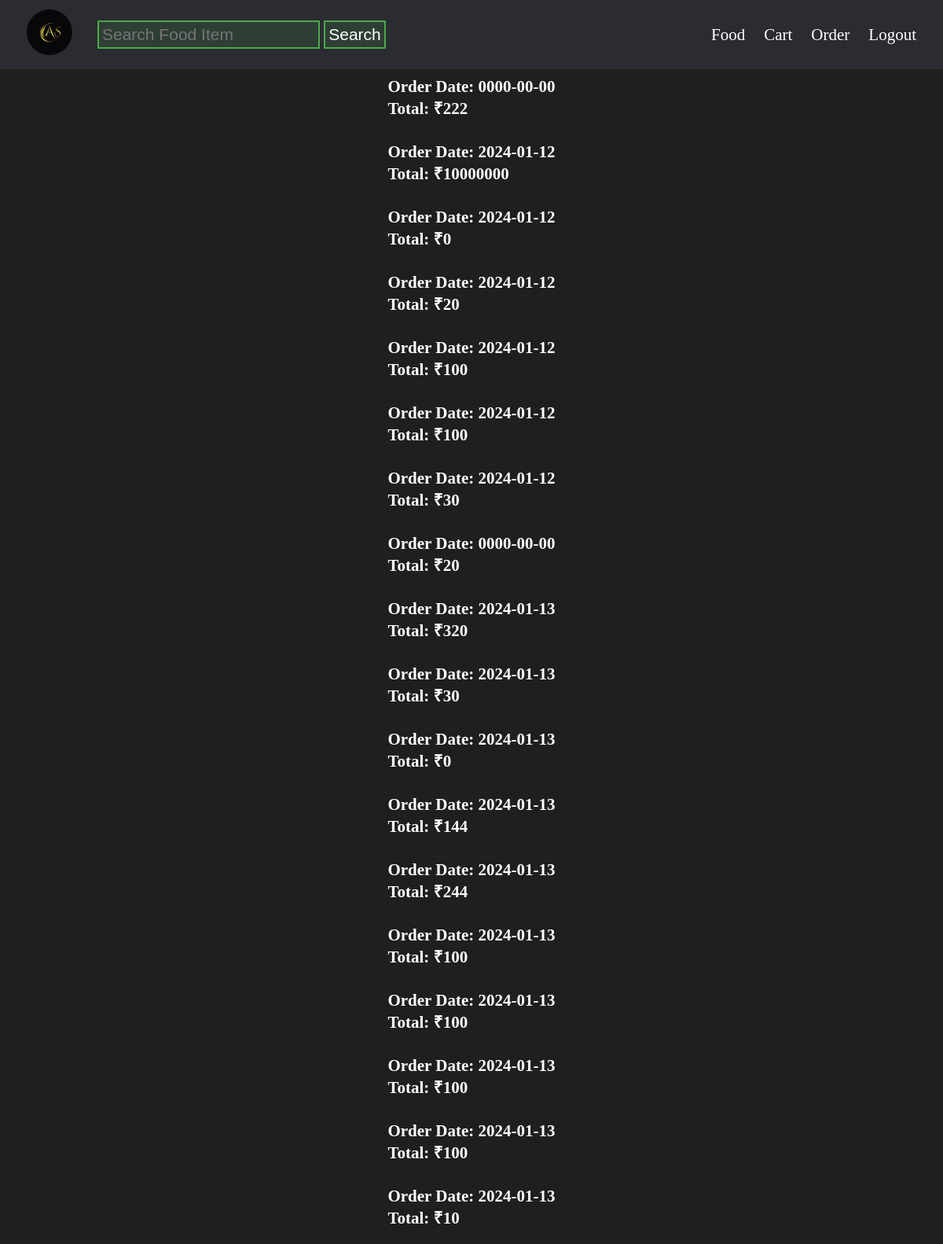
/uorder.php (signed in), run on the app's committed database.
### tables this page shows
CREATE TABLE `orders` (
  `OrderID` int(11) NOT NULL,
  `CustomerID` int(11) NOT NULL,
  `OrderDate` date NOT NULL,
  `TotalAmount` int(11) NOT NULL
);

### uorder.php (the view, shortened to what this page needs)
<!DOCTYPE html>
<html lang="en">
<head>
    <link rel="stylesheet" href="style.css">
    <link rel="stylesheet" href="utiliti.css">
</head>
<body>
    <div class="screan">
        <?php include("partials/nev.php") ?>
        <?php
        include('connect.php');
        $sql = "SELECT * FROM `orders`";
        $result = mysqli_query($conn, $sql);
        $showItums = true;
        ?>
        <div class="admin-container">
            <?php
            if ($showItums) {
                while ($row = mysqli_fetch_assoc($result)) {
                    echo '<ul class="list">
                  <li class="item">
                    <div class="details">
                      <p>Order Date: ' . $row['OrderDate'] . ' </p>
                      <p>Total: ₹' . $row['TotalAmount'] . '</p>
                    </div>
                  </li>
                </ul>';
                }
            }
            ?>
        </div>
    </div>
</body>
</html>

### Utiliti.css (style rules this page uses)
* { margin: 0; padding: 0; color: #ffff; font-size: 21px; }
body { background-color: rgb(32, 31, 31); }
.list { list-style: none; padding: 0; }
.item { margin-bottom: 10px; padding: 10px; border-radius: 5px; display: flex; justify-content: center; align-items: center; }
.details { font-weight: bold; }

### data on the page
orders: OrderDate "0000-00-00", TotalAmount "222"
orders: OrderDate "2024-01-12", TotalAmount "10000000"
orders: OrderDate "2024-01-12", TotalAmount "0"
orders: OrderDate "2024-01-12", TotalAmount "20"
orders: OrderDate "2024-01-12", TotalAmount "100"
orders: OrderDate "2024-01-12", TotalAmount "100"
orders: OrderDate "2024-01-12", TotalAmount "30"
orders: OrderDate "0000-00-00", TotalAmount "20"
orders: OrderDate "2024-01-13", TotalAmount "320"
orders: OrderDate "2024-01-13", TotalAmount "30"
orders: OrderDate "2024-01-13", TotalAmount "0"
orders: OrderDate "2024-01-13", TotalAmount "144"
orders: OrderDate "2024-01-13", TotalAmount "244"
orders: OrderDate "2024-01-13", TotalAmount "100"
orders: OrderDate "2024-01-13", TotalAmount "100"
orders: OrderDate "2024-01-13", TotalAmount "100"
orders: OrderDate "2024-01-13", TotalAmount "100"
orders: OrderDate "2024-01-13", TotalAmount "10"
